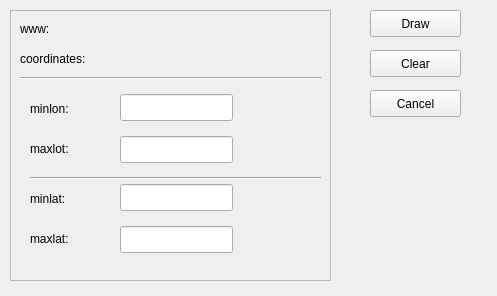
<?xml version="1.0" encoding="UTF-8"?>
<ui version="4.0">
 <class>DrawOSMFromWeb</class>
 <widget class="QWidget" name="DrawOSMFromWeb">
  <property name="geometry">
   <rect>
    <x>0</x>
    <y>0</y>
    <width>497</width>
    <height>296</height>
   </rect>
  </property>
  <property name="windowTitle">
   <string>Draw OSM file from web</string>
  </property>
  <widget class="QFrame" name="frame">
   <property name="geometry">
    <rect>
     <x>10</x>
     <y>10</y>
     <width>321</width>
     <height>271</height>
    </rect>
   </property>
   <property name="frameShape">
    <enum>QFrame::StyledPanel</enum>
   </property>
   <property name="frameShadow">
    <enum>QFrame::Raised</enum>
   </property>
   <widget class="QLabel" name="www_label">
    <property name="geometry">
     <rect>
      <x>10</x>
      <y>10</y>
      <width>41</width>
      <height>17</height>
     </rect>
    </property>
    <property name="text">
     <string>www:</string>
    </property>
   </widget>
   <widget class="QLabel" name="www_address_label">
    <property name="geometry">
     <rect>
      <x>60</x>
      <y>10</y>
      <width>301</width>
      <height>17</height>
     </rect>
    </property>
    <property name="text">
     <string/>
    </property>
   </widget>
   <widget class="QLabel" name="coordinates_label">
    <property name="geometry">
     <rect>
      <x>10</x>
      <y>40</y>
      <width>81</width>
      <height>17</height>
     </rect>
    </property>
    <property name="text">
     <string>coordinates:</string>
    </property>
   </widget>
   <widget class="Line" name="line">
    <property name="geometry">
     <rect>
      <x>10</x>
      <y>60</y>
      <width>301</width>
      <height>16</height>
     </rect>
    </property>
    <property name="orientation">
     <enum>Qt::Horizontal</enum>
    </property>
   </widget>
   <widget class="QLabel" name="minlon_label">
    <property name="geometry">
     <rect>
      <x>20</x>
      <y>90</y>
      <width>62</width>
      <height>17</height>
     </rect>
    </property>
    <property name="text">
     <string>minlon:</string>
    </property>
   </widget>
   <widget class="QLabel" name="maxlot_label">
    <property name="geometry">
     <rect>
      <x>20</x>
      <y>130</y>
      <width>62</width>
      <height>17</height>
     </rect>
    </property>
    <property name="text">
     <string>maxlot:</string>
    </property>
   </widget>
   <widget class="QLabel" name="minlat_label">
    <property name="geometry">
     <rect>
      <x>20</x>
      <y>180</y>
      <width>62</width>
      <height>17</height>
     </rect>
    </property>
    <property name="text">
     <string>minlat:</string>
    </property>
   </widget>
   <widget class="QLabel" name="label">
    <property name="geometry">
     <rect>
      <x>20</x>
      <y>220</y>
      <width>62</width>
      <height>17</height>
     </rect>
    </property>
    <property name="text">
     <string>maxlat:</string>
    </property>
   </widget>
   <widget class="Line" name="line_2">
    <property name="geometry">
     <rect>
      <x>20</x>
      <y>160</y>
      <width>291</width>
      <height>16</height>
     </rect>
    </property>
    <property name="orientation">
     <enum>Qt::Horizontal</enum>
    </property>
   </widget>
   <widget class="QLineEdit" name="minlon_input">
    <property name="geometry">
     <rect>
      <x>110</x>
      <y>84</y>
      <width>113</width>
      <height>27</height>
     </rect>
    </property>
   </widget>
   <widget class="QLineEdit" name="maxlon_input">
    <property name="geometry">
     <rect>
      <x>110</x>
      <y>126</y>
      <width>113</width>
      <height>27</height>
     </rect>
    </property>
   </widget>
   <widget class="QLineEdit" name="minlat_input">
    <property name="geometry">
     <rect>
      <x>110</x>
      <y>174</y>
      <width>113</width>
      <height>27</height>
     </rect>
    </property>
   </widget>
   <widget class="QLineEdit" name="maxlat_input">
    <property name="geometry">
     <rect>
      <x>110</x>
      <y>216</y>
      <width>113</width>
      <height>27</height>
     </rect>
    </property>
   </widget>
  </widget>
  <widget class="QPushButton" name="draw_button">
   <property name="geometry">
    <rect>
     <x>370</x>
     <y>10</y>
     <width>91</width>
     <height>27</height>
    </rect>
   </property>
   <property name="text">
    <string>Draw</string>
   </property>
  </widget>
  <widget class="QPushButton" name="clear_button">
   <property name="geometry">
    <rect>
     <x>370</x>
     <y>50</y>
     <width>91</width>
     <height>27</height>
    </rect>
   </property>
   <property name="text">
    <string>Clear</string>
   </property>
  </widget>
  <widget class="QPushButton" name="cancel_button">
   <property name="geometry">
    <rect>
     <x>370</x>
     <y>90</y>
     <width>91</width>
     <height>27</height>
    </rect>
   </property>
   <property name="text">
    <string>Cancel</string>
   </property>
  </widget>
 </widget>
 <resources/>
 <connections/>
</ui>
